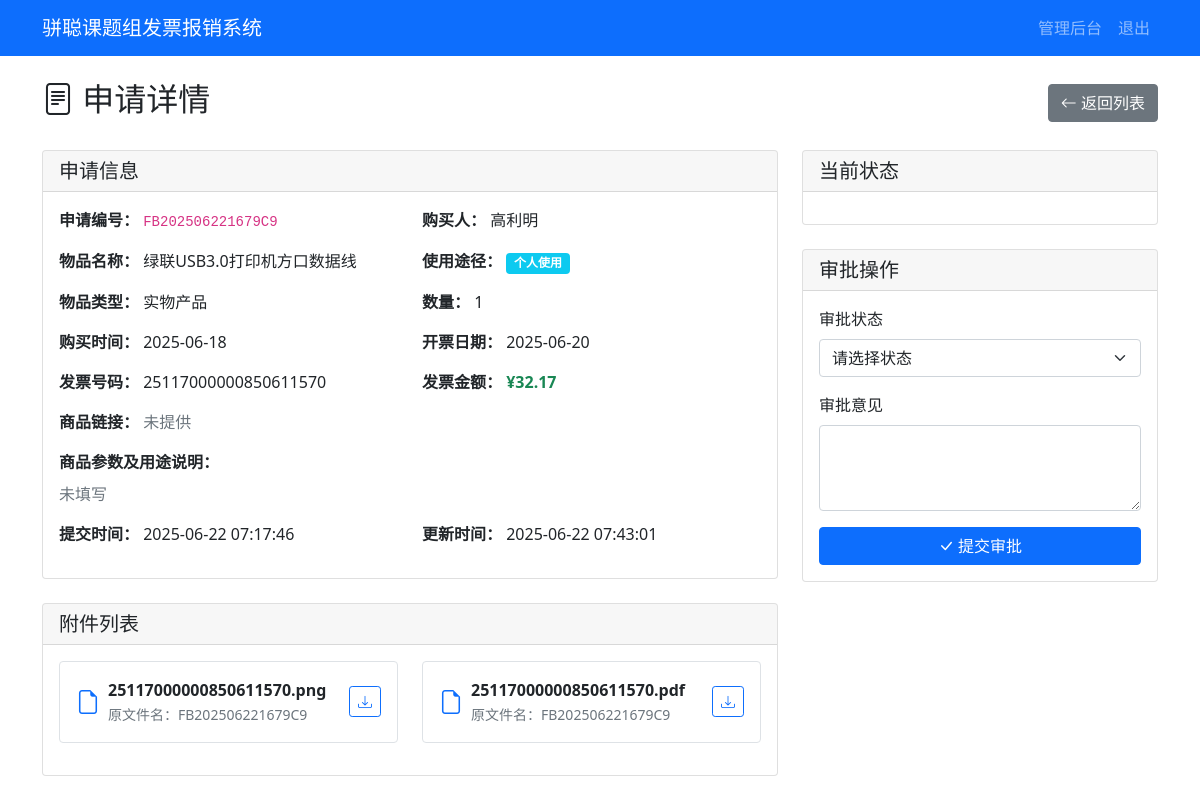
/admin/application/FB202506221679C9 (signed in), run on the app's committed database.
### tables this page shows
CREATE TABLE applications (
        id INTEGER PRIMARY KEY AUTOINCREMENT,
        app_number TEXT UNIQUE NOT NULL,
        purchaser TEXT NOT NULL,
        purchase_details TEXT,
        item_name TEXT NOT NULL,
        product_link TEXT,
        usage_type TEXT NOT NULL,
        item_type TEXT NOT NULL,
        quantity INTEGER NOT NULL,
        purchase_time DATE NOT NULL,
        invoice_number TEXT NOT NULL,
        invoice_amount REAL NOT NULL,
        invoice_date DATE NOT NULL,
        status TEXT DEFAULT '待审批',
        approval_comment TEXT,
        created_at TIMESTAMP DEFAULT CURRENT_TIMESTAMP,
        updated_at TIMESTAMP DEFAULT CURRENT_TIMESTAMP
    );

CREATE TABLE attachments (
        id INTEGER PRIMARY KEY AUTOINCREMENT,
        app_number TEXT NOT NULL,
        original_filename TEXT NOT NULL,
        stored_filename TEXT NOT NULL,
        file_path TEXT NOT NULL,
        FOREIGN KEY (app_number) REFERENCES applications (app_number)
    );

### app.py (the view)
        def wrapper(*args, **kwargs):
            user = session.get('admin_username', 'anonymous')
            details = f"操作: {operation_type}, 用户: {user}, URL: {request.url}"
            if kwargs.get('app_number'):
                details += f", 申请编号: {kwargs['app_number']}"
            elif kwargs.get('filename'):
                details += f", 文件名: {kwargs['filename']}"
            if request.method == 'POST':
                form_data = {k: '***' if k == 'password' else v for k, v in request.form.items()}
                details += f", 表单数据: {form_data}"
            if request.args:
                details += f", 查询参数: {dict(request.args)}"
            try:
                result = f(*args, **kwargs)
                app.logger.info(f"{details}, 结果: 成功")
                return result
            except Exception as e:
                app.logger.error(f"{details}, 结果: 失败, 错误: {str(e)}", exc_info=True)
                raise

### app.py (called while the page is built)
@app.route('/admin/application/<app_number>')
@log_operation('查看申请详情')
def admin_application_detail(app_number):
    if not session.get('admin_logged_in'):
        flash('请先登录')
        return redirect(url_for('admin_login'))
    with sqlite3.connect('reimbursement.db') as conn:
        c = conn.cursor()
        c.execute('SELECT * FROM applications WHERE app_number = ?', (app_number,))
        application = c.fetchone()
        c.execute('SELECT * FROM attachments WHERE app_number = ?', (app_number,))
        attachments = c.fetchall()
    if not application:
        flash('申请不存在')
        return redirect(url_for('admin_dashboard'))
    return render_template('admin_detail.html', application=application, attachments=attachments)

### templates/admin_detail.html (shortened to what this page needs)
{% extends "base.html" %}
{% block content %}
<div class="d-flex justify-content-between align-items-center mb-4">
    <h2><i class="bi bi-file-text"></i> 申请详情</h2>
    <a href="{{ url_for('admin_dashboard') }}" class="btn btn-secondary">
        <i class="bi bi-arrow-left"></i> 返回列表
    </a>
</div>
<div class="row">
    <div class="col-md-8">
        <div class="card mb-4">
            <div class="card-header">
                <h5 class="mb-0">申请信息</h5>
            </div>
            <div class="card-body">
                <div class="row">
                    <div class="col-md-6 mb-3">
                        <strong>申请编号：</strong>
                        <code>{{ application[1] }}</code>
                    </div>
                    <div class="col-md-6 mb-3">
                        <strong>购买人：</strong>
                        {{ application[2] }}
                    </div>
                    <div class="col-md-6 mb-3">
                        <strong>物品名称：</strong>
                        {{ application[4] }}
                    </div>
                    <div class="col-md-6 mb-3">
                        <strong>使用途径：</strong>
                        <span class="badge bg-{% if application[6] == '个人使用' %}info{% else %}success{% endif %}">
                            {{ application[6] }}
                        </span>
                    </div>
                    <div class="col-md-6 mb-3">
                        <strong>物品类型：</strong>
                        {{ application[7] }}
                    </div>
                    <div class="col-md-6 mb-3">
                        <strong>数量：</strong>
                        {{ application[8] }}
                    </div>
                    <div class="col-md-6 mb-3">
                        <strong>购买时间：</strong>
                        {{ application[9] }}
                    </div>
                    <div class="col-md-6 mb-3">
                        <strong>开票日期：</strong>
                        {{ application[12] }}
                    </div>
                    <div class="col-md-6 mb-3">
                        <strong>发票号码：</strong>
                        {{ application[10] }}
                    </div>
                    <div class="col-md-6 mb-3">
                        <strong>发票金额：</strong>
                        <span class="text-success fw-bold">¥{{ "%.2f"|format(application[11]) }}</span>
                    </div>
                    <div class="col-12 mb-3">
                        <strong>商品链接：</strong>
                        {% if application[5] %}
                        <a href="{{ application[5] }}" target="_blank" class="text-decoration-none">
                            {{ application[5] }} <i class="bi bi-box-arrow-up-right"></i>
                        </a>
                        {% else %}
                        <span class="text-muted">未提供</span>
                        {% endif %}
                    </div>
                    <div class="col-12 mb-3">
                        <strong>商品参数及用途说明：</strong>
                        <div class="mt-2">
                            {% if application[3] %}
                            <div class="border rounded p-3 bg-light">
                                {{ application[3]|replace('\n', '<br>')|safe }}
                            </div>
                            {% else %}
                            <span class="text-muted">未填写</span>
                            {% endif %}
                        </div>
                    </div>
                    <div class="col-md-6 mb-3">
                        <strong>提交时间：</strong>
                        {{ application[15] }}
                    </div>
                    <div class="col-md-6 mb-3">
                        <strong>更新时间：</strong>
                        {{ application[16] }}
                    </div>
                </div>
            </div>
        </div>
        {% if attachments %}
        <div class="card mb-4">
            <div class="card-header">
                <h5 class="mb-0">附件列表</h5>
            </div>
            <div class="card-body">
                <div class="row">
                    {% for attachment in attachments %}
                    <div class="col-md-6 mb-3">
                        <div class="border rounded p-3">
                            <div class="d-flex align-items-center">
                                <i class="bi bi-file-earmark text-primary me-2" style="font-size: 1.5rem;"></i>
                                <div class="flex-grow-1">
                                    <div class="fw-bold">{{ attachment[2] }}</div>
                                    <small class="text-muted">原文件名：{{ attachment[1] }}</small>
                                </div>
                                <a href="{{ url_for('download_file', filename=attachment[2]) }}"
                                    class="btn btn-sm btn-outline-primary">
                                    <i class="bi bi-download"></i>
                                </a>
                            </div>
                        </div>
                    </div>
                    {% endfor %}
                </div>
            </div>
        </div>
        {% endif %}
    </div>
    <div class="col-md-4">
        <div class="card mb-4">
            <div class="card-header">
                <h5 class="mb-0">当前状态</h5>
            </div>
            <div class="card-body text-center">
            </div>
        </div>
        <div class="card">
            <div class="card-header">
                <h5 class="mb-0">审批操作</h5>
            </div>
            <div class="card-body">
                <form action="{{ url_for('approve_application', app_number=application[1]) }}" method="post">
                    <div class="mb-3">
                        <label for="status" class="form-label">审批状态</label>
                        <select class="form-select" id="status" name="status" required>
                            <option value="">请选择状态</option>
                        </select>
                    </div>
                    <div class="mb-3">
                        <label for="comment" class="form-label">审批意见</label>
                        <textarea class="form-control" id="comment" name="comment"
                            rows="3">{{ application[14] or '' }}</textarea>
                    </div>
                    <div class="d-grid">
                        <button type="submit" class="btn btn-primary">
                            <i class="bi bi-check-lg"></i> 提交审批
                        </button>
                    </div>
                </form>
            </div>
        </div>
    </div>
</div>
{% endblock %}

### templates/base.html (shortened to what this page needs)
<!DOCTYPE html>
<html lang="zh-CN">
<head>
    <link href="https://cdn.jsdelivr.net/npm/bootstrap@5.1.3/dist/css/bootstrap.min.css" rel="stylesheet">
    <link href="https://cdn.jsdelivr.net/npm/bootstrap-icons@1.7.2/font/bootstrap-icons.css" rel="stylesheet">
</head>
<body>
    <nav class="navbar navbar-expand-lg navbar-dark bg-primary">
        <div class="container">
            <a class="navbar-brand" href="{{ url_for('index') }}">骈聪课题组发票报销系统</a>
            <div class="navbar-nav ms-auto">
                {% if session.admin_logged_in %}
                <a class="nav-link" href="{{ url_for('admin_dashboard') }}">管理后台</a>
                <a class="nav-link" href="{{ url_for('admin_logout') }}">退出</a>
                {% else %}
                <a class="nav-link" href="{{ url_for('admin_login') }}">管理员登录</a>
                {% endif %}
            </div>
        </div>
    </nav>
    <div class="container mt-4">
        {% block content %}{% endblock %}
    </div>
</body>
</html>

### data on the page
applications: app_number "FB202506221679C9", purchaser "高利明", item_name "绿联USB3.0打印机方口数据线", usage_type "个人使用", item_type "实物产品", quantity "1", purchase_time "2025-06-18", invoice_date "2025-06-20", invoice_number "25117000000850611570", invoice_amount "32.17", created_at "2025-06-22 07:17:46", updated_at "2025-06-22 07:43:01"
attachments: original_filename "25117000000850611570.png", app_number "FB202506221679C9"
attachments: original_filename "25117000000850611570.pdf", app_number "FB202506221679C9"
